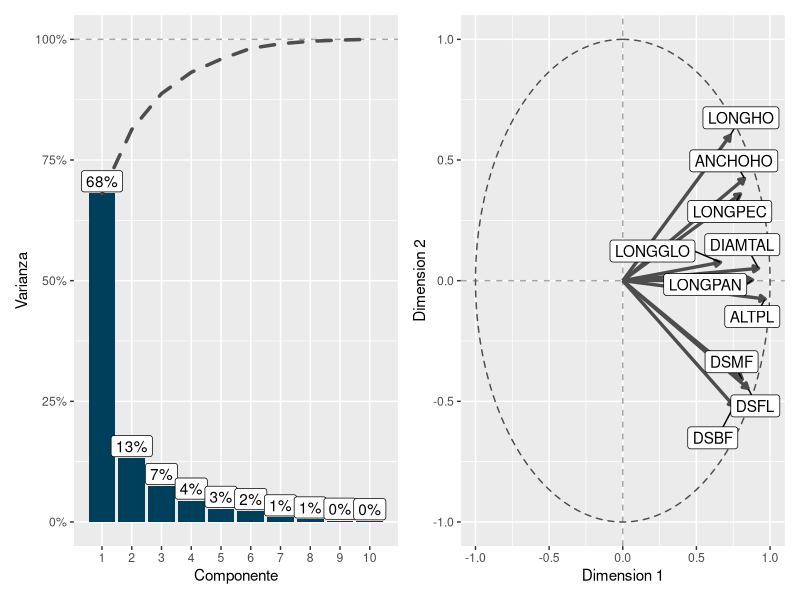
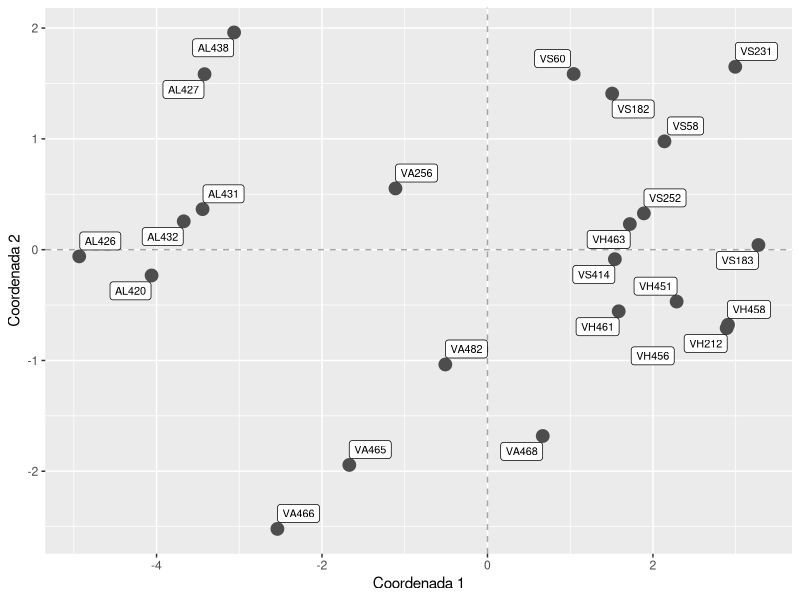
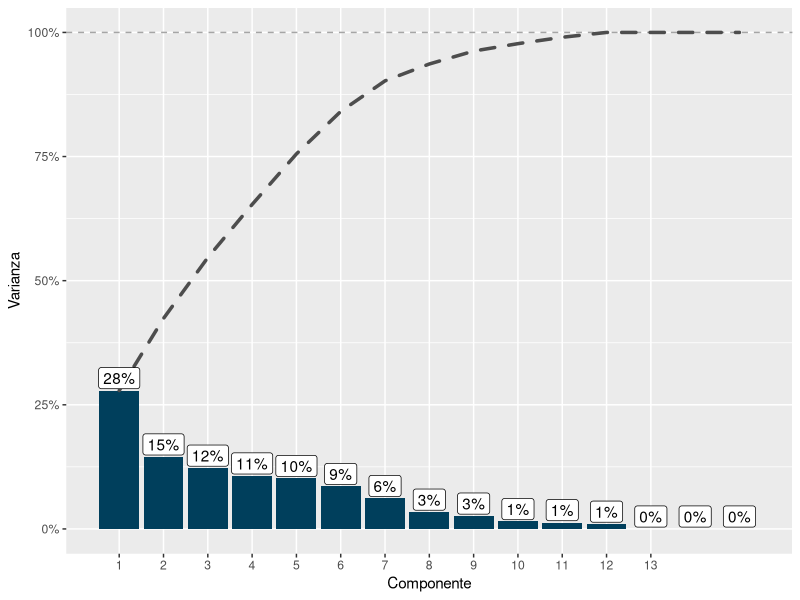
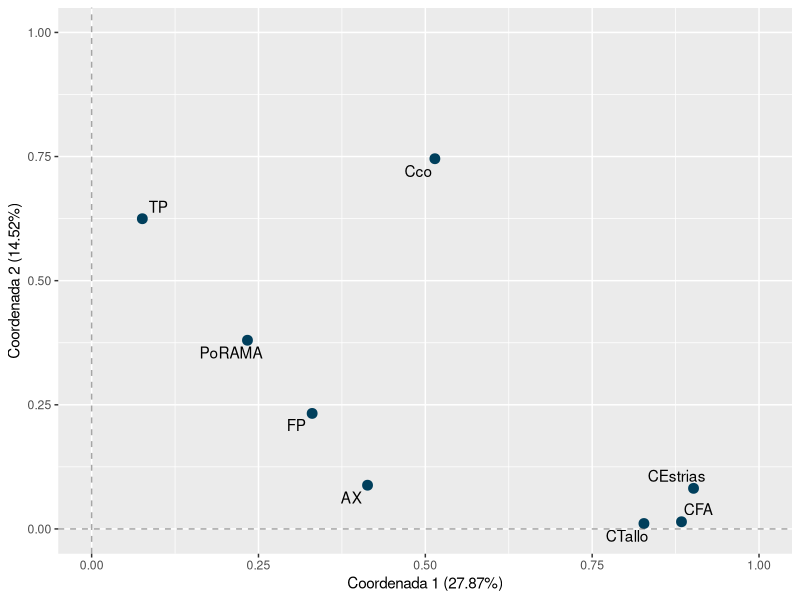
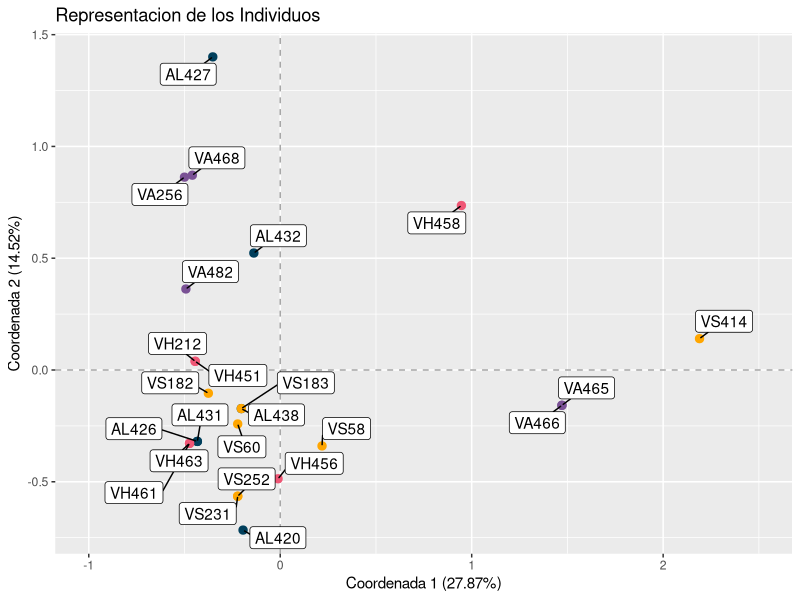
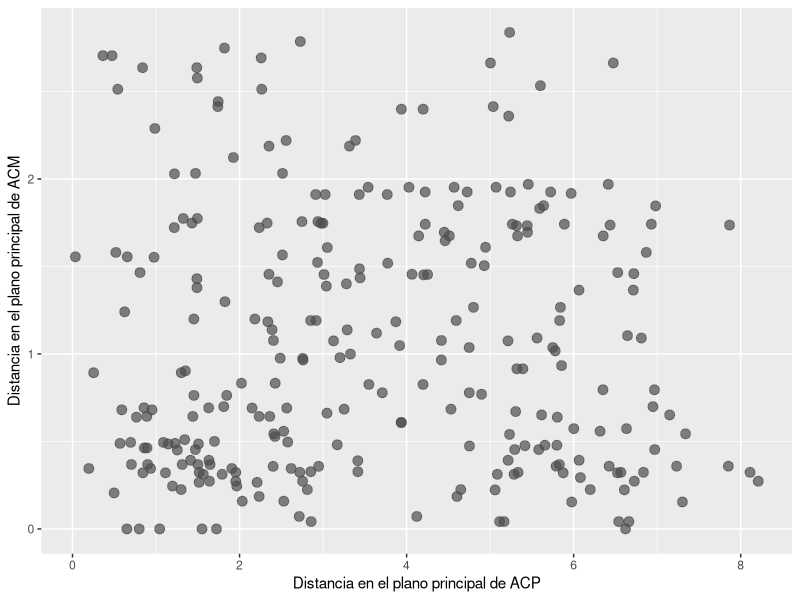
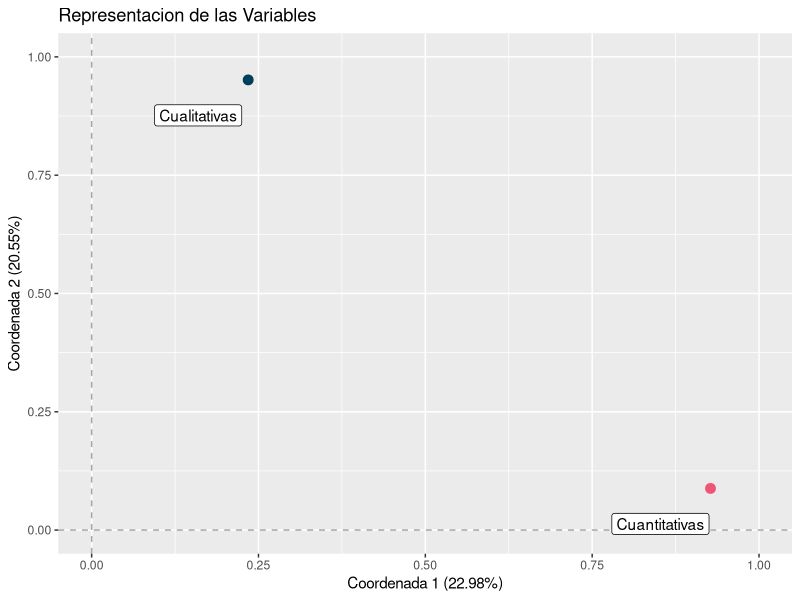
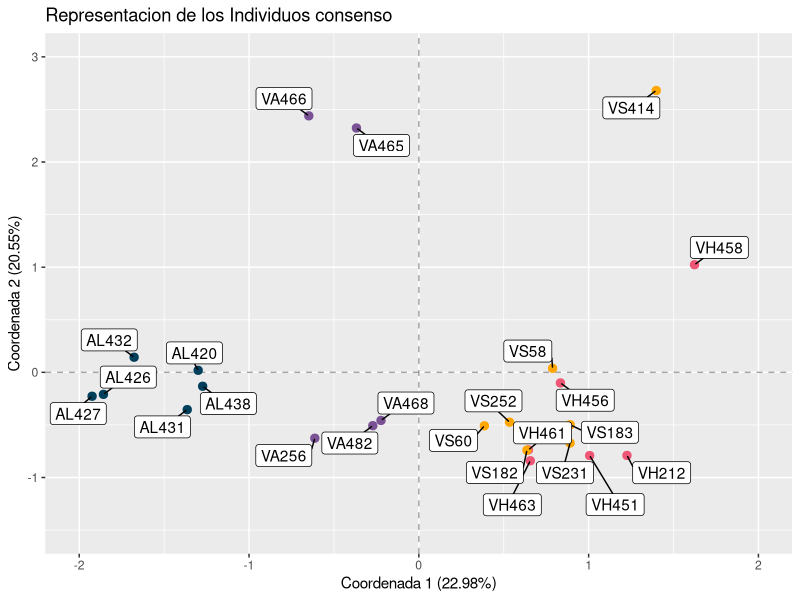

The R source for these figures, in order:
## ---- chunk 1
knitr::opts_chunk$set(
  echo = FALSE, message = FALSE, warning = FALSE, fig.align = "center",
  fig.pos = "H", out.extra = "", fig.height = 3.5, fig.width = 5.5
)
colores <- c("#003f5c", "#7a5195", "#ef5675", "#ffa600")
## ---- chunk 2
library(cluster)
library(dplyr)
library(FactoMineR)
library(ggplot2)
library(ggforce)
library(ggrepel)
library(kableExtra)
library(patchwork)
## ---- chunk 3
    data <- read.csv2(
      here::here("data", "raw", "QUINOA.csv"), 
      row.names = 1, 
      stringsAsFactors = FALSE
    )
    cuanti <- data %>%
      select(
        DIAMTAL, ALTPL, LONGHO, ANCHOHO, LONGPEC,
        LONGPAN, LONGGLO, DSBF, DSFL, DSMF
      )
    cuali <- data %>%
      select(AX, CEstrias, CTallo, PoRAMA, CFA,  Cco, TP, FP)
    pca <- PCA(cuanti, ncp = 2, graph = FALSE)
## ---- chunk 4
    autovalores_vector <- as.vector(prop.table(pca$eig[, 1]))
        autovalores <- data.frame(
          x = 1:10,
          varianza = autovalores_vector,
          varianza_cum = cumsum(autovalores_vector)
        )
    autovalores$label <- paste0(round(autovalores$varianza * 100), "%")
    
    p1 <- ggplot(autovalores, aes(x = x)) + 
      geom_hline(yintercept = 1, linetype = "dashed", color = "gray30", alpha = 0.5) + 
      geom_col(aes(y = varianza), fill = colores[1]) +
      geom_line(
        aes(y = varianza_cum), 
        linetype = "dashed",
        size = 1.2, 
        color = "grey30",
        lineend = "round"
      ) + 
      geom_label(
        aes(y = varianza, label = label), 
        nudge_y = 0.025
      ) + 
      scale_x_continuous(
        breaks = 1:13
      ) + 
      scale_y_continuous(
        labels = scales::percent_format()
      ) + 
      labs(
        x = "Componente",
        y = "Varianza"
      ) + 
      theme(
        panel.grid.minor.x = element_blank()
      )
    
    variables <- as.data.frame(pca$var$coord)
    variables$etiqueta <- rownames(pca$var$coord)
    variables$x0 <- 0
    variables$y0 <- 0
        
    p2 <- ggplot(variables) + 
      geom_vline(xintercept = 0, linetype = "dashed", color = "gray30", alpha = 0.5) + 
      geom_hline(yintercept = 0, linetype = "dashed", color = "gray30", alpha = 0.5) +
      geom_circle(
        aes(x0 = x, y0 = y, r = r), 
        linetype = "dashed", color = "gray30", alpha = 0.5,
        data = data.frame(x = 0, y = 0, r = 1)
      ) + 
      geom_segment(
        aes(x = x0, y = y0, xend = Dim.1, yend = Dim.2),
        arrow = arrow(length = unit(0.15, "cm"), type ="closed"),
        size = 1.15,
        color = "grey30",
        show.legend = FALSE
      ) + 
      scale_color_manual(values = colores[c(1, 4)]) + 
      geom_label_repel(
        aes(Dim.1, Dim.2, label = etiqueta), 
        min.segment.length = 0,
        max.overlaps = 30
      ) + 
      lims(x = c(-1, 1), y = c(-1, 1)) + 
      labs(x = "Dimension 1", y = "Dimension 2")
    
    p1 | p2
## ---- chunk 5
    pc1 <- pca$ind$coord[, 1]
    pc2 <- pca$ind$coord[, 2]
    etiquetas <- rownames(pca$ind$coord)
    datos_cp <- as.data.frame(cbind(etiquetas, pc1, pc2))
    colnames(datos_cp) <- c("IND","CP1", "CP2")
    
    ggplot(datos_cp) + 
      geom_vline(xintercept = 0, linetype = "dashed", color = "gray30", alpha = 0.5) + 
      geom_hline(yintercept = 0, linetype = "dashed", color = "gray30", alpha = 0.5) +
      geom_point(aes(pc1, pc2), size = 4, color = "gray30") + 
      geom_label_repel(aes(pc1, pc2, label = IND), size=2.75) + 
      labs(
        x = "Coordenada 1",
        y = "Coordenada 2"
      )
## ---- chunk 6
    acm <- MCA(cuali, graph = FALSE)
    autovalores_vector <- as.vector(prop.table(acm$eig[, 1]))
    autovalores <- data.frame(
      x = 1:15,
      varianza = autovalores_vector,
      varianza_cum = cumsum(autovalores_vector)
    )
    autovalores$label <- paste0(round(autovalores$varianza * 100), "%")
        
    ggplot(autovalores, aes(x = x)) + 
      geom_hline(yintercept = 1, linetype = "dashed", color = "gray30", alpha = 0.5) + 
      geom_col(aes(y = varianza), fill = colores[1]) +
      geom_line(
        aes(y = varianza_cum), 
        linetype = "dashed",
        size = 1.2, 
        color = "grey30",
        lineend = "round"
      ) + 
      geom_label(
        aes(y = varianza, label = label), 
        nudge_y = 0.025
      ) + 
      scale_x_continuous(
        breaks = 1:13
      ) + 
      scale_y_continuous(
        labels = scales::percent_format()
      ) + 
      labs(
        x = "Componente",
        y = "Varianza"
      ) + 
      theme(
        panel.grid.minor.x = element_blank()
      )
## ---- chunk 7
    d <- as.data.frame(acm$var$eta2[, 1:2])
    d$etiquetas <- rownames(d)

    ggplot(d, aes(`Dim 1`, `Dim 2`)) + 
      geom_point(size = 3, color = colores[1]) +
      geom_text_repel(aes(label = etiquetas)) + 
      geom_vline(xintercept = 0, linetype = "dashed", color = "gray30", alpha = 0.5) + 
      geom_hline(yintercept = 0, linetype = "dashed", color = "gray30", alpha = 0.5) +
      labs(x = "Coordenada 1 (27.87%)", y = "Coordenada 2 (14.52%)") + 
      lims(x = c(0, 1), y = c(0, 1))
## ---- chunk 8
    datos_acm <- as.data.frame(acm$ind$coord[, 1:2])
    datos_acm$etiqueta <- rownames(datos_acm)
    datos_acm$color <- substr(datos_acm$etiqueta, 1, 2)
    rownames(datos_acm) <- NULL
    colnames(datos_acm) <- c("x", "y", "etiqueta", "color")

    ggplot(datos_acm, aes(x, y)) +
      geom_hline(yintercept = 0, linetype = "dashed", color = "gray30", alpha = 0.5) +
      geom_vline(xintercept = 0, linetype = "dashed", color = "gray30", alpha = 0.5) +
      geom_point(aes(color = color), size = 2.5) +
      geom_label_repel(
        aes(label = etiqueta),
        min.segment.length = 0,
        max.overlaps = 30
      ) + 
      scale_color_manual(values = colores, guide = FALSE) + 
      lims(
        x = c(-1, 2.5)
      ) +
      labs(
        x = "Coordenada 1 (27.87%)",
        y = "Coordenada 2 (14.52%)",
        title = "Representacion de los Individuos"
      )
## ---- chunk 9
    dist_acp <- dist(pca$ind$coord[,1:2])
    dist_acm <- dist(acm$ind$coord[,1:2])                
## ---- chunk 10
    concordancia_df <- data.frame(
      x = as.vector(dist_acp),
      y = as.vector(dist_acm)
    )
    ggplot(concordancia_df) + 
      geom_point(aes(x, y), size = 3, alpha = 0.7, color = "grey30") + 
      labs(
          x = "Distancia en el plano principal de ACP",
          y = "Distancia en el plano principal de ACM"
      )
## ---- chunk 11
    afm <- MFA(
      data, 
      group = c(ncol(cuanti), ncol(cuali)), 
      type = c("s", "n"), 
      ncp = 2, 
      name.group = c("Cuantitativas", "Cualitativas"),
      graph = FALSE
    )
## ---- chunk 12
    kable(
      afm$group$Lg, 
      digits = 2,
      align = "c",
      caption = "Coeficiente $L_g$",
      format = "latex"
    ) %>% 
      kable_styling(font_size = 10, latex_options = "HOLD_position") %>% 
      kable_classic_2() 
## ---- chunk 13
    kable(
        sqrt(afm$group$Lg), 
        digits = 2,
        align = "c",
        caption = "Coeficiente $N_g$",
        format = "latex"
    ) %>% 
      kable_styling(font_size = 10, latex_options = "HOLD_position") %>% 
      kable_classic_2() 
## ---- chunk 14
    kable(
      afm$group$RV, 
      digits = 2,
      align = "c",
      caption = "Coeficiente RV"
    ) %>% 
      kable_styling(font_size = 10, latex_options = "HOLD_position") %>% 
      kable_classic_2() 
## ---- chunk 15
    d = as.data.frame(afm$group$coord)[, 1:2]
    d$ambiente = rownames(d)
    rownames(d) = NULL
    colnames(d) = c("x", "y", "ambiente")
    
    ggplot(d) +
      geom_hline(yintercept = 0, linetype = "dashed", color = "gray30", alpha = 0.5) +
      geom_vline(xintercept = 0, linetype = "dashed", color = "gray30", alpha = 0.5) +
      geom_point(aes(x, y, color = ambiente), size = 3) + 
      geom_label(aes(x, y, label = ambiente), nudge_x = -0.075, nudge_y = -0.075) + 
      scale_color_manual(values = colores[c(1, 3)], guide = FALSE) + 
      labs(
        x = "Coordenada 1 (22.98%)",
        y = "Coordenada 2 (20.55%)",
        title = "Representacion de las Variables"
      ) +
      lims(x = c(0, 1), y = c(0, 1))
## ---- chunk 16
    # Contribucion a los ejes
    kable(
      afm$quali.var$contrib[,1:2], 
      digits = 2,
      align = "c",
      caption  = "Contribuciones a los Ejes - Cualitativas"
    ) %>% 
      kable_styling(font_size = 10, latex_options = "HOLD_position") %>% 
      kable_classic_2()
## ---- chunk 17
    kable(
      afm$quanti.var$contrib[,1:2],
      digits = 2,
      align = "c",
      caption  = "Contribuciones a los Ejes - Cuantitativas"
    ) %>% 
      kable_styling(font_size = 10, latex_options = "HOLD_position") %>% 
      kable_classic_2()
## ---- chunk 18
    datos_afm <- as.data.frame(afm$ind$coord)
    datos_afm$etiqueta <- rownames(datos_afm)
    datos_afm$color <- substr(datos_afm$etiqueta, 1, 2)
    rownames(datos_afm) <- NULL
    colnames(datos_afm) <- c("x", "y", "etiqueta", "color")
## ---- chunk 19
    ggplot(datos_afm, aes(x, y)) +
      geom_hline(yintercept = 0, linetype = "dashed", color = "gray30", alpha = 0.5) +
      geom_vline(xintercept = 0, linetype = "dashed", color = "gray30", alpha = 0.5) +
      geom_point(aes(color = color), size = 2.5) +
      geom_label_repel(
        aes(label = etiqueta),
        min.segment.length = 0,
        max.overlaps = 30
      ) + 
      scale_color_manual(values = colores, guide = FALSE) + 
      lims(
        x = c(-2, 2), 
        y = c(-1.5, 3)
      ) + 
      labs(
        x = "Coordenada 1 (22.98%)",
        y = "Coordenada 2 (20.55%)",
        title = "Representacion de los Individuos consenso"
      )
## ---- chunk 20
    color_fct <- as.factor(rep(1:4, 6))
    consenso <- as.data.frame(afm$ind$coord)[1:2]
    consenso$etiqueta <- rownames(consenso)
    rownames(consenso) <- NULL
    colnames(consenso) <- c("dim_1", "dim_2", "etiqueta")
    
    parciales <- as.data.frame(afm$ind$coord.partiel)[1:2]
    etiquetas <- strsplit(rownames(parciales), ".", fixed = "TRUE")
    parciales$etiqueta <- sapply(etiquetas, function(x) x[[1]])
    parciales$tipo <- sapply(etiquetas, function(x) x[[2]])
    parciales$color <- rep(color_fct, each = 2)
    rownames(parciales) <- NULL
    colnames(parciales) <- c("dim_1", "dim_2", "etiqueta", "tipo", "color")
    
    segmentos <- cbind(
      parciales[parciales$tipo == "Cuantitativas", 1:2], 
      parciales[parciales$tipo == "Cualitativas", 1:2]
    )
    names(segmentos) <- c("x0", "y0", "x1", "y1")
    segmentos$color <- color_fct
## ---- chunk 21
    ggplot(parciales) + 
      geom_vline(xintercept = 0, linetype = "dashed", color = "gray30", alpha = 0.5) + 
      geom_hline(yintercept = 0, linetype = "dashed", color = "gray30", alpha = 0.5) +
      geom_segment(
        aes(x0, y0, xend=x1, yend=y1, color=color),
        show.legend = FALSE,
        data = segmentos
      ) + 
      geom_point(
        aes(dim_1, dim_2, shape = tipo, color = color),
        size = 2
      ) + 
      geom_point(
        aes(dim_1, dim_2),
        size = 0.75,
        data = consenso
      ) + 
      geom_label_repel(
        aes(dim_1, dim_2, label = etiqueta), 
        min.segment.length = 0,
        max.overlaps = 30,
        size = 2.5,
        data = consenso
      ) + 
      scale_color_manual(values = colores, guide = FALSE) + 
      scale_shape_discrete(name = "Datos") + 
      theme(
        legend.position = "top",
        axis.title = element_blank()
      )
## ---- chunk 22
    plot.MFA(afm, choix = "ind", invisible = "ind")
